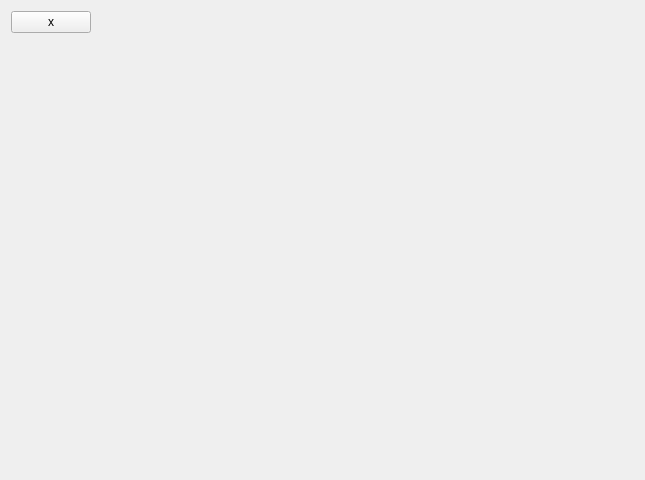
<?xml version="1.0" encoding="UTF-8"?>
<ui version="4.0">
 <class>image</class>
 <widget class="QWidget" name="image">
  <property name="geometry">
   <rect>
    <x>0</x>
    <y>0</y>
    <width>645</width>
    <height>480</height>
   </rect>
  </property>
  <property name="windowTitle">
   <string>Ping Graph</string>
  </property>
  <layout class="QGridLayout" name="gridLayout">
   <item row="0" column="0">
    <widget class="QPushButton" name="exitButton">
     <property name="sizePolicy">
      <sizepolicy hsizetype="Fixed" vsizetype="Fixed">
       <horstretch>0</horstretch>
       <verstretch>0</verstretch>
      </sizepolicy>
     </property>
     <property name="text">
      <string>x</string>
     </property>
    </widget>
   </item>
   <item row="8" column="0">
    <widget class="QLabel" name="graph">
     <property name="sizePolicy">
      <sizepolicy hsizetype="Expanding" vsizetype="Expanding">
       <horstretch>0</horstretch>
       <verstretch>0</verstretch>
      </sizepolicy>
     </property>
     <property name="text">
      <string/>
     </property>
     <property name="alignment">
      <set>Qt::AlignCenter</set>
     </property>
    </widget>
   </item>
   <item row="6" column="0">
    <widget class="QLabel" name="ms_label">
     <property name="minimumSize">
      <size>
       <width>0</width>
       <height>0</height>
      </size>
     </property>
     <property name="font">
      <font>
       <pointsize>48</pointsize>
       <weight>75</weight>
       <italic>true</italic>
       <bold>true</bold>
      </font>
     </property>
     <property name="text">
      <string/>
     </property>
     <property name="alignment">
      <set>Qt::AlignCenter</set>
     </property>
    </widget>
   </item>
   <item row="7" column="0">
    <widget class="QLabel" name="ms_label2">
     <property name="enabled">
      <bool>true</bool>
     </property>
     <property name="styleSheet">
      <string notr="true"/>
     </property>
     <property name="text">
      <string>&lt;html&gt;&lt;head/&gt;&lt;body&gt;&lt;p align=&quot;center&quot;&gt;&lt;span style=&quot; font-size:48pt; font-weight:600; font-style:italic;&quot;&gt;&lt;br/&gt;&lt;/span&gt;&lt;/p&gt;&lt;/body&gt;&lt;/html&gt;</string>
     </property>
     <property name="scaledContents">
      <bool>false</bool>
     </property>
    </widget>
   </item>
  </layout>
 </widget>
 <resources/>
 <connections/>
</ui>
